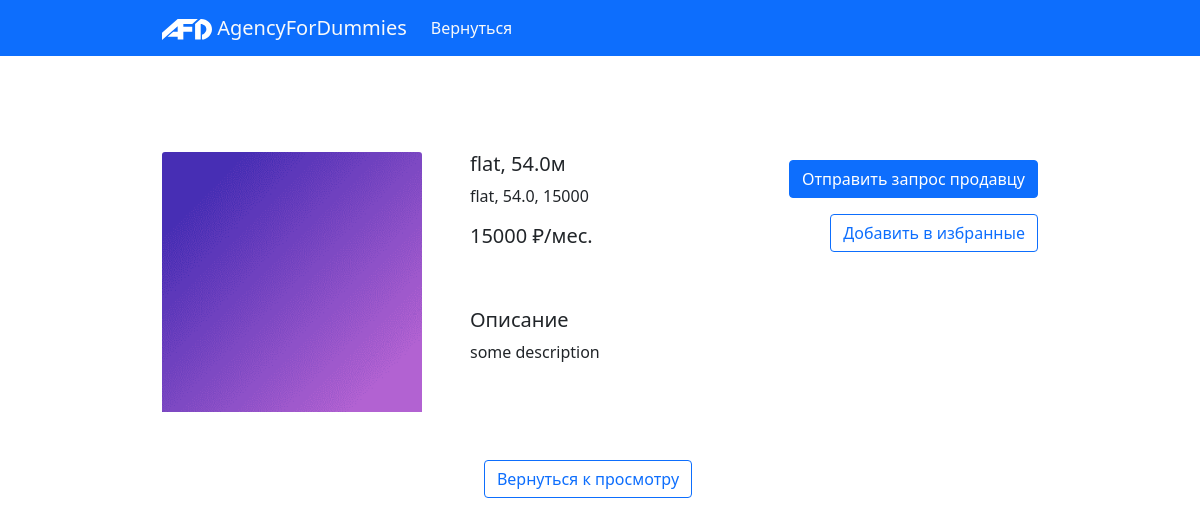
Page /property/1/ on the committed database.
### property/models/property.py (models this page shows)
class Property(Model):
    owner = ForeignKey('Owner', on_delete=CASCADE, null=False, related_name="properties")
    type = CharField(
        choices=[
            ('residential', _('Residential')),
            ('commercial', _('Commercial'))
        ],
        max_length=15)
    category = CharField(
        choices=[
            ('flat', _('Flat')),
            ('house', _('House')),
            ('apartments', _('Apartments'))
        ],
        max_length=15)
    area = DecimalField(max_digits=5, decimal_places=1)
    room_count = IntegerField(default=1)
    floor = IntegerField(
        default=1,
        validators=[
            MinValueValidator(1)
        ])
    address = CharField(max_length=255)
    deal = CharField(
        choices=[
            ('rent', _('Rent')),
            ('purchase', _('Purchase'))
        ],
        max_length=15)
    price = DecimalField(max_digits=8, decimal_places=0)
    description = TextField(blank=True)
    class Meta:
        verbose_name_plural = _('Properties')

### property/views/property.py (the view)
# urls.py: path('<int:pk>/', PropertyDetailView.as_view(), name='detail'),
class PropertyDetailView(DetailView):
    model = Property

### templates/property/property_detail.html (shortened to what this page needs)
<!DOCTYPE html>
<html lang="en">
{% load static %}
<html lang="ru">
<head>
    <link href="https://cdn.jsdelivr.net/npm/bootstrap@5.0.2/dist/css/bootstrap.min.css" rel="stylesheet"
>
</head>
<body>
<header>
    <nav class="navbar navbar-expand-lg bg-body-tertiary bg-primary" data-bs-theme="light">
        <div class="container-fluid w-75">
            <a class="navbar-brand text-light" href="{% url 'index'%}">
                <img src="{% static 'images/logo-wh.svg' %}" alt="" width="50" class="d-inline-block">
                AgencyForDummies
            </a>
            <div class="collapse navbar-collapse" id="navbarNavAltMarkup">
                <div class="navbar-nav ">
                    <a class="nav-link active text-light" aria-current="page" href="{% url 'property:list'%}">Вернуться</a>
                </div>
            </div>
        </div>
    </nav>
</header>
<div class="container w-75 my-5 py-5 rounded border-1">
    <div class="row gx-5">
        <div class="col-4">
            <img src="{% static 'images/default.png' %}" class="card-img-top" alt="...">
        </div>
        <div class="col">
            <div class="row">
                <div class="col">
                    <h5 class="card-title">{{ property.category }}, {{property.area}}м</h5>
                    <p class="card-text">{{ property.category }}, {{property.area}}, {{property.price}}</p>
                    <div class="row">
                        <h5 class="card-text">{{property.price}} ₽/мес.</h5>
                    </div>
                </div>
                <div class="col text-end d-block">
                    <button type="button" class="btn btn-primary my-2" data-bs-toggle="modal" data-bs-target="#modal">
                        Отправить запрос продавцу
                    </button>
                    <form id="myForm" method="post" action="{% url 'property:add_favourite'  property.id %}">
                        <button type="submit" class="btn btn-outline-primary my-2" data-bs-toggle="modal" data-bs-target="#modal2">
                            Добавить в избранные
                        </button>
                    </form>
                </div>
            </div>
            <div class="row mt-5">
                <h5>Описание</h5>
                <p>{{property.description}}</p>
            </div>
        </div>
        <div class="row my-5">
            <div class="col text-center">
                <a class="btn btn-outline-primary text-center" href="{% url 'property:list'%}" role="button">Вернуться к
                    просмотру</a>
            </div>
        </div>
    </div>
</div>
</body>
</html>

### rows in the picture
Property: category "flat", area "54.0", price "15000", description "some description"
